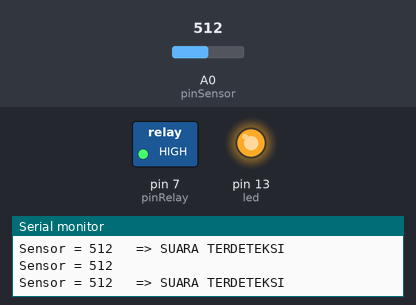
Bench run of a sketch on a simulated Arduino Uno, built with avr-gcc and run on an emulated ATmega328P. On the bench: switched loads named in the sketch (green lamp = pin HIGH), output pins drawn as LEDs (lit = HIGH), the last lines printed to the serial monitor. The inputs (shaded band) are chosen by the test bench; at power-on: A0 (pinSensor) = 512.

Above: at 1.3 s.
1.4 s: A0 (pinSensor) set to 138
4.4 s: A0 (pinSensor) set to 115
At 5.6 s:
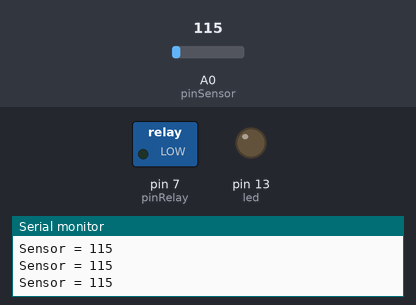
5.9 s: A0 (pinSensor) set to 160
At 7.1 s:
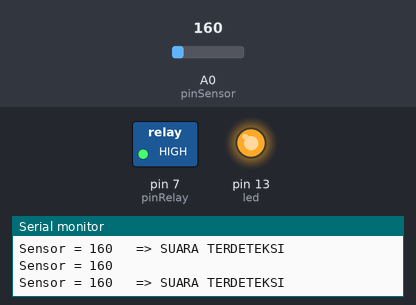
Timing chart, 0 to 8.9 s (numbered marks = the images above; inputs shaded):
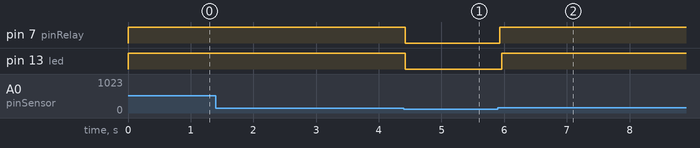

The sketch:

Sensor_Suara.ino
```cpp
const int pinSensor = A0;
const int pinRelay = 7;
const int led = 13;

int nilaiSensor = 0;

void setup (){

Serial.begin (9600);
pinMode (pinRelay, OUTPUT);
pinMode (led, OUTPUT);
digitalWrite(pinRelay, LOW);

}

void loop(){

nilaiSensor = analogRead(pinSensor);
Serial.print ("Sensor = ");
Serial.println(nilaiSensor);

if (nilaiSensor > 150) {

digitalWrite(pinRelay, HIGH);
Serial.print ("Sensor = ");
Serial.print (nilaiSensor);
Serial.println ("\t => SUARA TERDETEKSI");
digitalWrite(led, HIGH);

delay (500);

}

else if (nilaiSensor < 130){

//turn Relay off:
digitalWrite(pinRelay, LOW);
digitalWrite(led, LOW);

}

delay(2);

}
```

Measured:
- the behaviour switches between 130 and 129 on A0 (pinSensor) (found by bisection; images 0 and 1)
- after the input at 4.4 s, pin 7 (pinRelay), pin 13 (led): HIGH → LOW at once
- after the input at 5.9 s, pin 7 (pinRelay): LOW → HIGH at once; pin 13 (led): LOW → HIGH after 0.06 s
